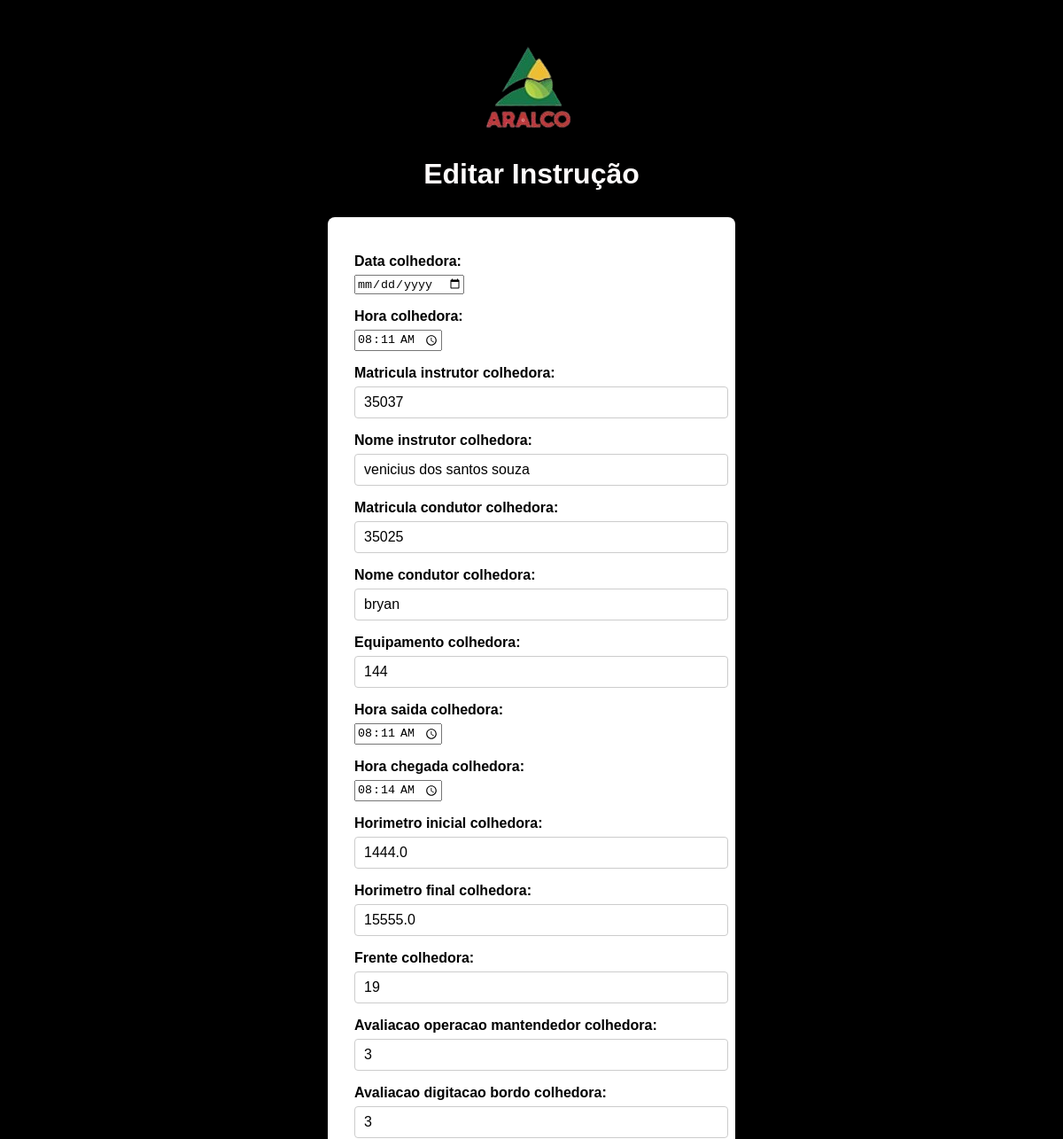
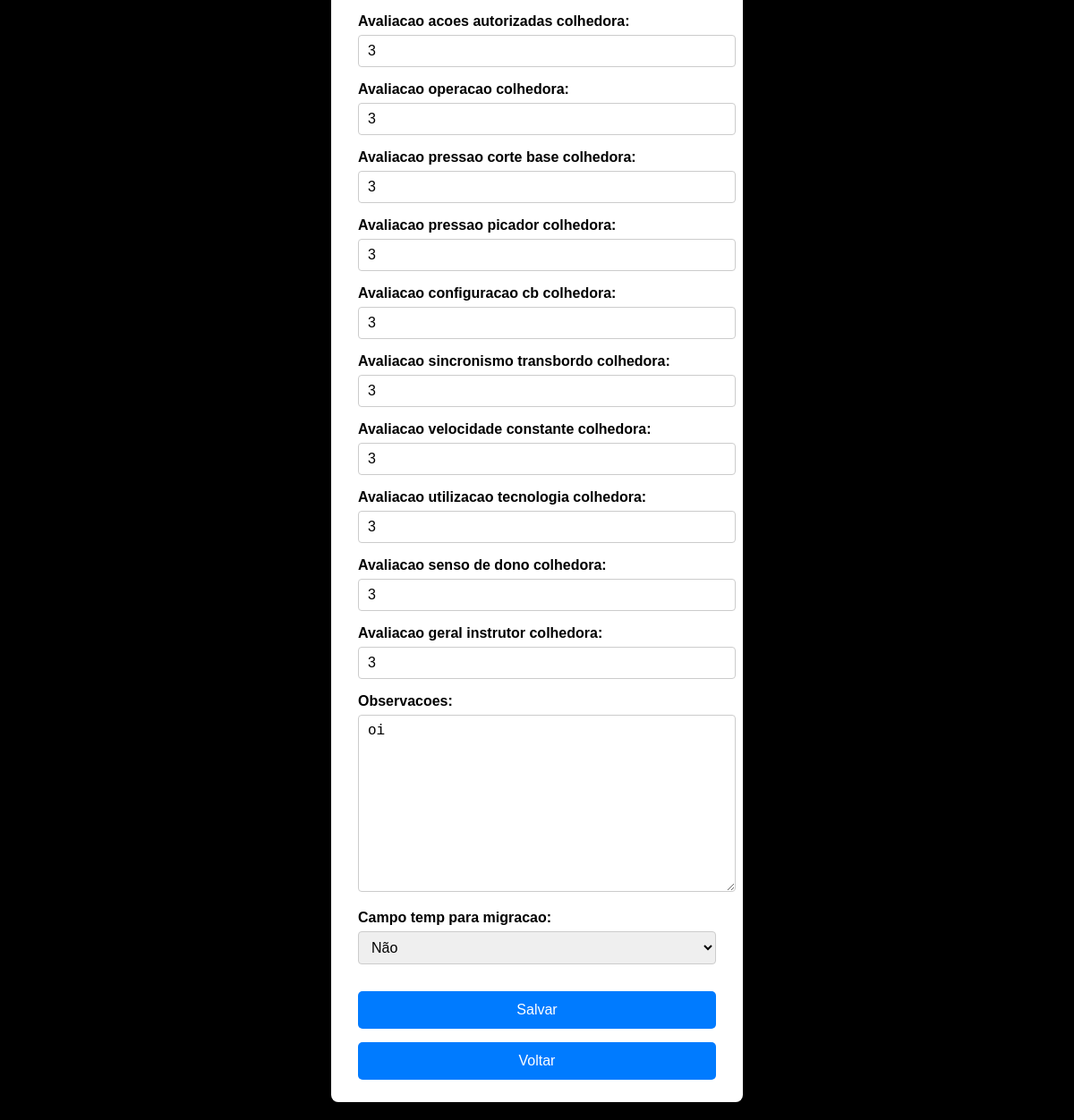
/instrucao/editar/colhedora/1 (signed in), run on an earlier commit of the app's database (2 pictures, top to bottom).
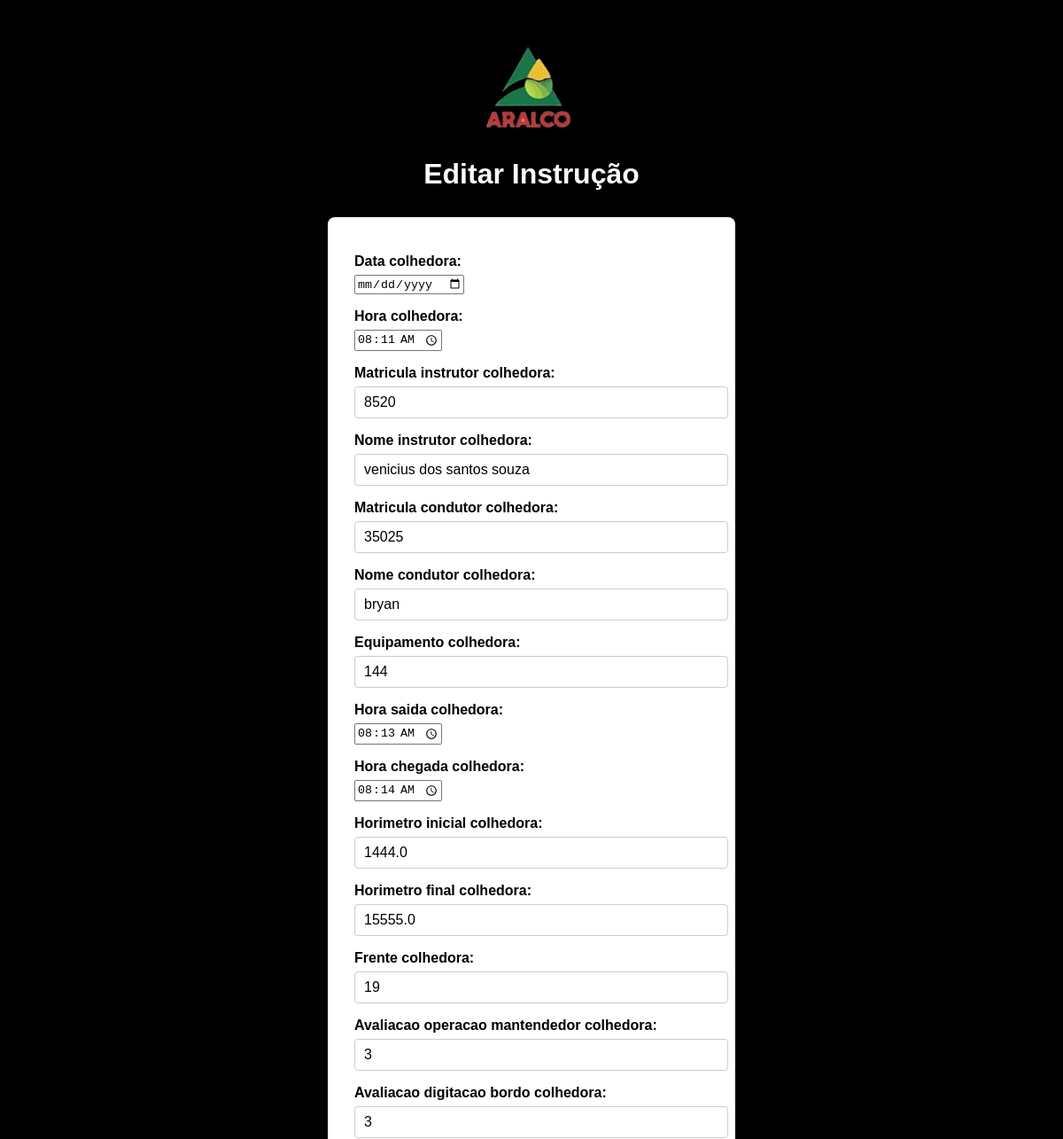
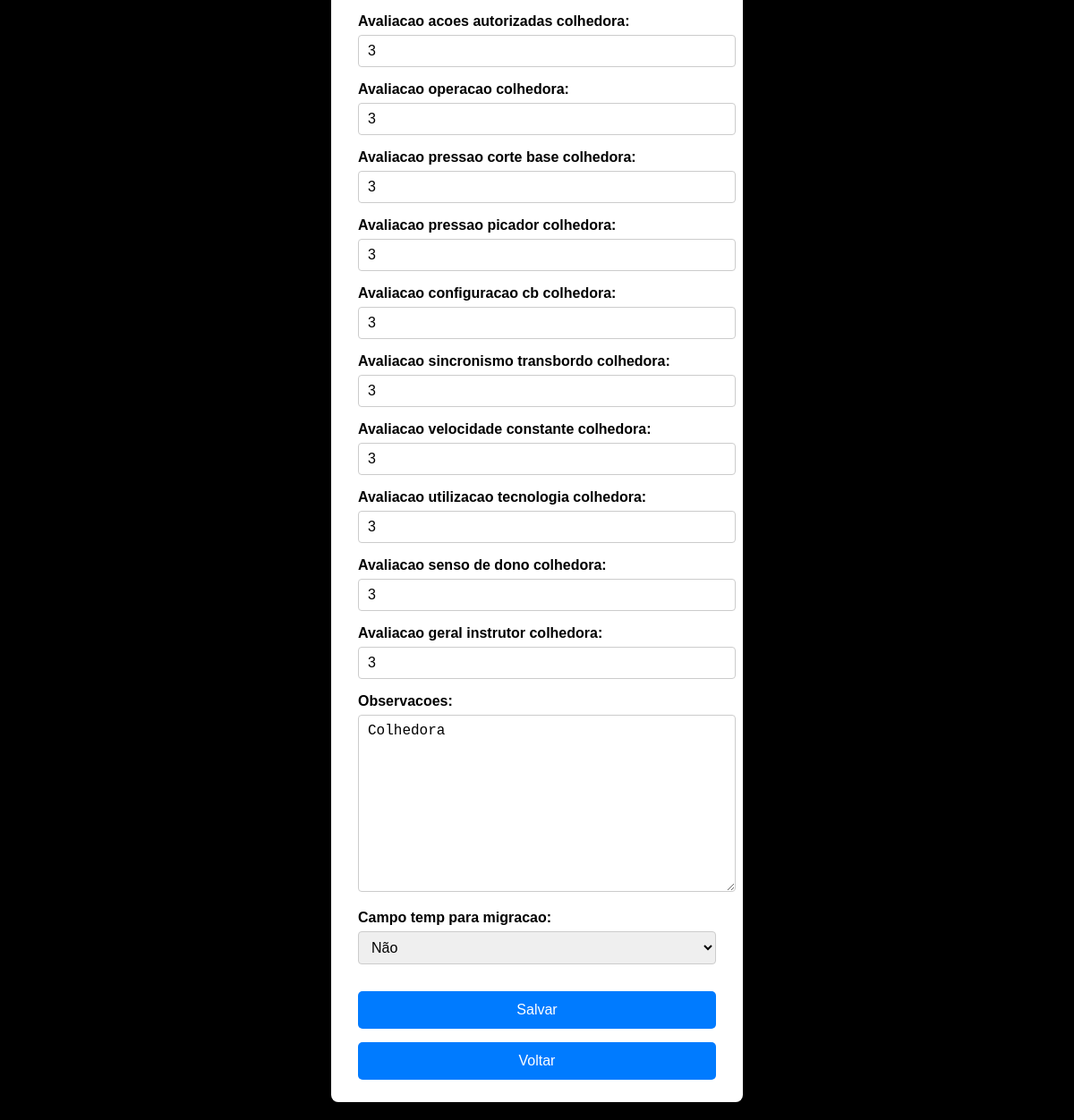
And on a later commit of the database (2 pictures, top to bottom).
### instrucao/models.py (models this page shows, shortened)
class Colhedora(models.Model):
    id_colhedora = models.AutoField(primary_key=True)
    data_colhedora = models.DateField()
    hora_colhedora = models.TimeField()
    matricula_instrutor_colhedora = models.IntegerField()
    nome_instrutor_colhedora = models.CharField(max_length=255)
    matricula_condutor_colhedora = models.IntegerField()
    nome_condutor_colhedora = models.CharField(max_length=255)
    equipamento_colhedora = models.IntegerField()
    hora_saida_colhedora = models.TimeField()
    hora_chegada_colhedora = models.TimeField()
    horimetro_inicial_colhedora = models.FloatField()
    horimetro_final_colhedora = models.FloatField()
    frente_colhedora = models.IntegerField()
    avaliacao_operacao_mantendedor_colhedora = models.IntegerField()
    avaliacao_digitacao_bordo_colhedora = models.IntegerField()
    avaliacao_acoes_autorizadas_colhedora = models.IntegerField()
    avaliacao_operacao_colhedora = models.IntegerField()
    avaliacao_pressao_corte_base_colhedora = models.IntegerField()
    avaliacao_pressao_picador_colhedora = models.IntegerField()
    avaliacao_configuracao_cb_colhedora = models.IntegerField()
    avaliacao_sincronismo_transbordo_colhedora = models.IntegerField()
    avaliacao_velocidade_constante_colhedora = models.IntegerField()
    avaliacao_utilizacao_tecnologia_colhedora = models.IntegerField()
    avaliacao_senso_de_dono_colhedora = models.IntegerField()
    avaliacao_geral_instrutor_colhedora = models.IntegerField()
    observacoes = models.TextField(default='', blank=True)
    campo_temp_para_migracao = models.BooleanField(default=False, blank=True, null=True)

### instrucao/views.py (the view)
# urls.py: path('editar/colhedora/<int:id>',views.editar_colhedora, name='editar_colhedora'),
@staff_member_required
def editar_colhedora(request, id):
    colhedora = get_object_or_404(Colhedora, id_colhedora=id)
    if request.method == 'POST':
        form = ColhedoraForm(request.POST, instance=colhedora)
        if form.is_valid():
            form.save()
            return render(request, 'instrucao/sucesso.html')
        else:
            print("Formulário inválido, NÃO salvou nada.")
            print(form.errors)
            return render(request, 'instrucao/erro.html')
    else:
        form = ColhedoraForm(instance=colhedora)
    return render(request, 'instrucao/editar_formulario.html', {'form': form})

### instrucao/templates/instrucao/editar_formulario.html (shortened to what this page needs)
{% load static %}
<!DOCTYPE html>
<html lang="pt-br">
<head>
    <link href="{% static 'css/editar_historico.css' %}" rel="stylesheet">
</head>
<body>
    <div class= "img_logo_login">
     <a href="{% url 'instrucao:pagina_principal'%}">
     <img src="{% static 'imagens/logo1.png'%}" alt="aralco">
     </a>
    </div>
    <h1>Editar Instrução </h1>
    <form method="POST">
        {{ form.as_p }}
        <button type="submit">Salvar</button>
        <button onclick="window.history.back()">Voltar</button>
    </form>
</body>
</html>

What changed in the data, as far as the page shows it:
changed Colhedora "venicius dos santos souza": matricula_instrutor_colhedora "35037" → "8520"; hora_saida_colhedora "08:11:00" → "08:13:00"; observacoes "oi" → "Colhedora"
